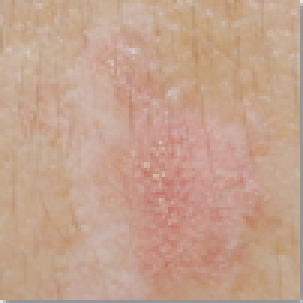
#> input picture classification/train/0/105.png, 101 x 101 px, found by its file name (shown 3 times larger)
$ python analyze_classification_train_dataset.py
#> lines starting #> are read from the running program, lines starting #| are printed output that depends on the picture; long printed decimals are rounded
#!/usr/bin/env python3

import argparse
import json
import os
from collections import Counter, defaultdict

import numpy as np
from PIL import Image, ImageStat

BASE_DIR = os.path.dirname(os.path.dirname(os.path.abspath(__file__)))
DEFAULT_TRAIN_DIR = os.path.join(BASE_DIR, "dataset", "classification", "train")


def list_items(train_dir):
    items = []
    for label in sorted((entry for entry in os.listdir(train_dir) if entry.isdigit()), key=int):
        cls_dir = os.path.join(train_dir, label)
        for image_name in sorted(os.listdir(cls_dir)):
            if image_name.lower().endswith((".png", ".jpg", ".jpeg")):
                items.append((int(label), os.path.join(cls_dir, image_name)))
    return items


def compute_stats(path):
    with Image.open(path).convert("RGB") as image:
        width, height = image.size
        stat = ImageStat.Stat(image)
        brightness = sum(stat.mean) / 3.0
        contrast = sum(stat.stddev) / 3.0
        gray = np.asarray(image.convert("L"), dtype=np.float32)

    lap = (
        -4.0 * gray[1:-1, 1:-1]
        + gray[:-2, 1:-1]
        + gray[2:, 1:-1]
        + gray[1:-1, :-2]
        + gray[1:-1, 2:]
    )
    blur_proxy = float(lap.var())
    return {
        "brightness": float(brightness),
        "contrast": float(contrast),
        "blur_proxy": blur_proxy,
        "width": int(width),
        "height": int(height),
    }


def build_feature_table(items):
    rows = []
    for label, path in items:
        stats = compute_stats(path)
        stats.update(
            {
                "label": label,
                "path": path,
            }
        )
        rows.append(stats)
    return rows


def summarize(rows):
    per_class = defaultdict(list)
    for row in rows:
        per_class[row["label"]].append(row)

    print("=" * 70)
    print("Classification train dataset analysis")
    print("=" * 70)
    print(f"Total images: {len(rows)}")
    print("Class counts:")
    for label in sorted(per_class):
        print(f"  Class {label}: {len(per_class[label])}")

    widths = [row["width"] for row in rows]
    heights = [row["height"] for row in rows]
    ratios = [max(row["width"], row["height"]) / max(1, min(row["width"], row["height"])) for row in rows]
    print("Geometry:")
    print(f"  Width  min/median/max: {min(widths)} / {int(np.median(widths))} / {max(widths)}")
    print(f"  Height min/median/max: {min(heights)} / {int(np.median(heights))} / {max(heights)}")
    print(f"  Aspect ratio median/max: {np.median(ratios):.3f} / {max(ratios):.3f}")

    print("Per-class image style stats:")
    for label in sorted(per_class):
        cls_rows = per_class[label]
        brightness = [row["brightness"] for row in cls_rows]
        contrast = [row["contrast"] for row in cls_rows]
        blur = [row["blur_proxy"] for row in cls_rows]
        print(
            f"  Class {label}: "
            f"brightness={np.mean(brightness):.1f}, "
            f"contrast={np.mean(contrast):.1f}, "
            f"blur={np.median(blur):.1f}"
        )


def exact_duplicates(items):
    import hashlib

    by_hash = defaultdict(list)
    for label, path in items:
        with open(path, "rb") as handle:
            digest = hashlib.md5(handle.read()).hexdigest()
        by_hash[digest].append((label, path))
    return [cluster for cluster in by_hash.values() if len(cluster) > 1]


def attach_style_buckets(rows):
    feature_names = ["brightness", "contrast", "blur_proxy"]
    bounds = {}
    for name in feature_names:
        values = np.array([row[name] for row in rows], dtype=np.float32)
        bounds[name] = np.quantile(values, [1.0 / 3.0, 2.0 / 3.0]).tolist()

    for row in rows:
        parts = []
        for name in feature_names:
            bucket = int(np.searchsorted(bounds[name], row[name], side="right"))
            row[f"{name}_bucket"] = bucket
            parts.append(str(bucket))
        row["style_bucket"] = "-".join(parts)
    return bounds


# [109 lines left out: function build_hard_manifest, not called in this run]


def main():
    parser = argparse.ArgumentParser(description="Analyze classification train dataset and optionally build a harder validation manifest.")
    parser.add_argument("--train_dir", default=DEFAULT_TRAIN_DIR)
    parser.add_argument("--write_hard_manifest", default=None)
    parser.add_argument("--val_fraction", type=float, default=0.10)
    args = parser.parse_args()

    if not os.path.isdir(args.train_dir):
        raise FileNotFoundError(f"Train dir not found: {args.train_dir}")

    items = list_items(args.train_dir)
    rows = build_feature_table(items)
#> in compute_stats, image is the input picture: PIL image 101x101 RGB; mean R, G, B 196.7, 161.9, 141.7
#> in compute_stats, `brightness = sum(stat.mean) / 3.0`: brightness = 166.8
#> in compute_stats, `contrast = sum(stat.stddev) / 3.0`: contrast = 10.47
#> in compute_stats, `gray = np.asarray(image.convert("L"), dtype=np.float32)`:
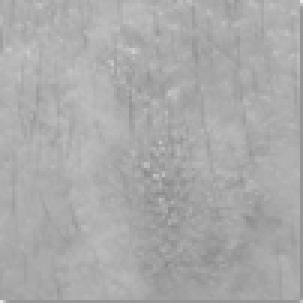
#> gray: shape (101, 101) float32 (shown 3 times larger); min 136, max 230, mean 170
#> in compute_stats, `lap = ( -4.0 * gray[1:-1, 1:-1] + gray[:-2, 1:-1] + gray[2:, 1:-1] + g..`:
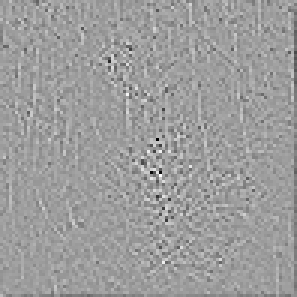
#> lap: shape (99, 99) float32 (shown 3 times larger); min -119, max 73, mean -0.4; drawn with min black and max white
#> in compute_stats, `blur_proxy = float(lap.var())`: blur_proxy = 163.5
#> in build_feature_table, `stats = compute_stats(path)`: stats = {'brightness': 166.8, 'contrast': 10.47, 'blur_proxy': 163.5, 'width': 101, 'height': 101}
#> rows = 1 item
    summarize(rows)
#> the loop in summarize, `for row in rows:` made 1 pass
#| Total images: 1
#> in summarize, `widths = [row["width"] for row in rows]`: widths = [101]
#> in summarize, `ratios = [max(row["width"], row["height"]) / max(1, min(row["width"], ..`: ratios = [1]
#|   Width  min/median/max: 101 / 101 / 101
#|   Height min/median/max: 101 / 101 / 101
#|   Aspect ratio median/max: 1.000 / 1.000
#> the loop in summarize, `for label in sorted(per_class):` made 1 pass
#> (brightness, contrast, blur) on pass 1: ([166.8], [10.47], [163.5])
#|   Class 0: brightness=166.8, contrast=10.5, blur=163.5

    duplicates = exact_duplicates(items)
#> the loop in exact_duplicates, `for label, path in items:` made 1 pass
#> (label, digest) on pass 1: (0, '8ebdabb07cede342a7e790422724c1c7')
#> duplicates = []
    print("Exact duplicate clusters:")
    print(f"  Cluster count: {len(duplicates)}")
#|   Cluster count: 0
    print(f"  Duplicate images total: {sum(len(cluster) for cluster in duplicates)}")
#|   Duplicate images total: 0
    for cluster in duplicates[:10]:
        print(f"  {cluster}")
#> this loop made 0 passes

    bounds = attach_style_buckets(rows)
#> the loop in attach_style_buckets, `for name in feature_names:` made 3 passes
#> values on passes 1 to 3: [166.8], [10.47], [163.5]
#> after the loop in attach_style_buckets, `for name in feature_names:`: bounds = {'brightness': [166.8, 166.8], 'contrast': [10.47, 10.47], 'blur_proxy': [163.5, 163.5]}
#> the loop in attach_style_buckets, `for row in rows:` made 1 pass
    bucket_counts = Counter(row["style_bucket"] for row in rows)
#> bucket_counts = {'0-0-2': 1}
    print("Style bucket quantile bounds:")
    for feature_name, feature_bounds in bounds.items():
        print(f"  {feature_name}: {feature_bounds}")
#> this loop made 3 passes
#|   brightness: [166.767, 166.767]
#|   contrast: [10.470, 10.470]
#|   blur_proxy: [163.461, 163.461]
    print("Top style buckets:")
    for bucket_name, count in bucket_counts.most_common(10):
        print(f"  {bucket_name}: {count}")
#> this loop made 1 pass
#> (bucket_name, count) on pass 1: ('0-0-2', 1)
#|   0-0-2: 1

    if args.write_hard_manifest:
        build_hard_manifest(rows, args.train_dir, args.write_hard_manifest, args.val_fraction)


if __name__ == "__main__":
    main()
